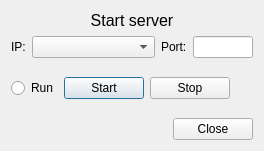
<?xml version="1.0" encoding="UTF-8"?>
<ui version="4.0">
 <class>UiTcp</class>
 <widget class="QDialog" name="UiTcp">
  <property name="geometry">
   <rect>
    <x>0</x>
    <y>0</y>
    <width>264</width>
    <height>151</height>
   </rect>
  </property>
  <property name="windowTitle">
   <string>Dialog</string>
  </property>
  <layout class="QVBoxLayout" name="verticalLayout">
   <item>
    <widget class="QLabel" name="label">
     <property name="font">
      <font>
       <pointsize>12</pointsize>
      </font>
     </property>
     <property name="text">
      <string>Start server</string>
     </property>
     <property name="alignment">
      <set>Qt::AlignmentFlag::AlignCenter</set>
     </property>
     <property name="wordWrap">
      <bool>false</bool>
     </property>
    </widget>
   </item>
   <item>
    <layout class="QHBoxLayout" name="horizontalLayout">
     <item>
      <widget class="QLabel" name="label_2">
       <property name="sizePolicy">
        <sizepolicy hsizetype="Fixed" vsizetype="Preferred">
         <horstretch>0</horstretch>
         <verstretch>0</verstretch>
        </sizepolicy>
       </property>
       <property name="text">
        <string>IP:</string>
       </property>
      </widget>
     </item>
     <item>
      <widget class="QComboBox" name="cb_IP"/>
     </item>
     <item>
      <widget class="QLabel" name="label_3">
       <property name="sizePolicy">
        <sizepolicy hsizetype="Fixed" vsizetype="Preferred">
         <horstretch>0</horstretch>
         <verstretch>0</verstretch>
        </sizepolicy>
       </property>
       <property name="text">
        <string>Port:</string>
       </property>
      </widget>
     </item>
     <item>
      <widget class="QLineEdit" name="le_Port">
       <property name="sizePolicy">
        <sizepolicy hsizetype="Fixed" vsizetype="Fixed">
         <horstretch>0</horstretch>
         <verstretch>0</verstretch>
        </sizepolicy>
       </property>
       <property name="minimumSize">
        <size>
         <width>60</width>
         <height>0</height>
        </size>
       </property>
       <property name="maximumSize">
        <size>
         <width>60</width>
         <height>16777215</height>
        </size>
       </property>
      </widget>
     </item>
    </layout>
   </item>
   <item>
    <spacer name="verticalSpacer_2">
     <property name="orientation">
      <enum>Qt::Orientation::Vertical</enum>
     </property>
     <property name="sizeHint" stdset="0">
      <size>
       <width>20</width>
       <height>40</height>
      </size>
     </property>
    </spacer>
   </item>
   <item>
    <layout class="QHBoxLayout" name="horizontalLayout_2">
     <item>
      <widget class="QRadioButton" name="rb_Run">
       <property name="text">
        <string>Run</string>
       </property>
      </widget>
     </item>
     <item>
      <widget class="QPushButton" name="pb_start">
       <property name="text">
        <string>Start</string>
       </property>
      </widget>
     </item>
     <item>
      <widget class="QPushButton" name="pb_stop">
       <property name="text">
        <string>Stop</string>
       </property>
      </widget>
     </item>
     <item>
      <spacer name="horizontalSpacer_2">
       <property name="orientation">
        <enum>Qt::Orientation::Horizontal</enum>
       </property>
       <property name="sizeHint" stdset="0">
        <size>
         <width>40</width>
         <height>20</height>
        </size>
       </property>
      </spacer>
     </item>
    </layout>
   </item>
   <item>
    <spacer name="verticalSpacer">
     <property name="orientation">
      <enum>Qt::Orientation::Vertical</enum>
     </property>
     <property name="sizeHint" stdset="0">
      <size>
       <width>20</width>
       <height>40</height>
      </size>
     </property>
    </spacer>
   </item>
   <item>
    <layout class="QHBoxLayout" name="horizontalLayout_3">
     <item>
      <spacer name="horizontalSpacer">
       <property name="orientation">
        <enum>Qt::Orientation::Horizontal</enum>
       </property>
       <property name="sizeHint" stdset="0">
        <size>
         <width>40</width>
         <height>20</height>
        </size>
       </property>
      </spacer>
     </item>
     <item>
      <widget class="QPushButton" name="pb_close">
       <property name="text">
        <string>Close</string>
       </property>
      </widget>
     </item>
    </layout>
   </item>
  </layout>
 </widget>
 <resources/>
 <connections/>
</ui>
